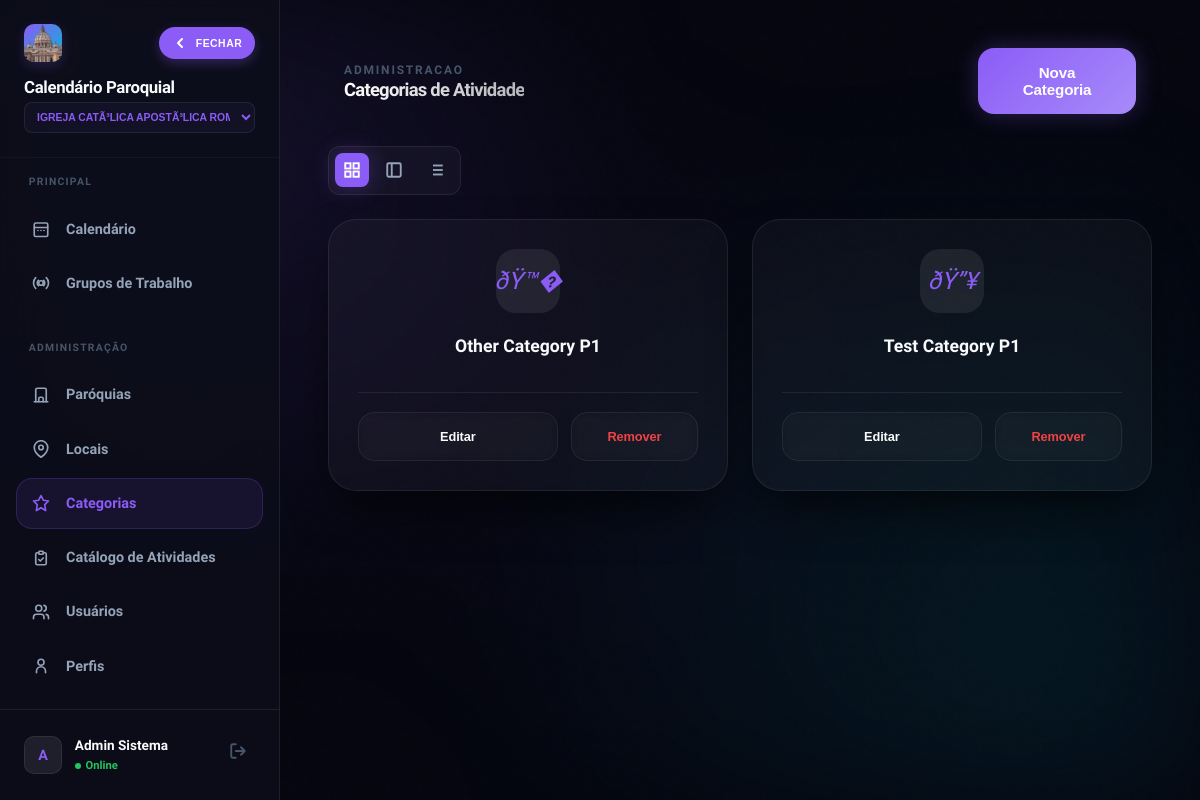
The page /tipos_atividade.php (signed in) on the database as committed earlier.
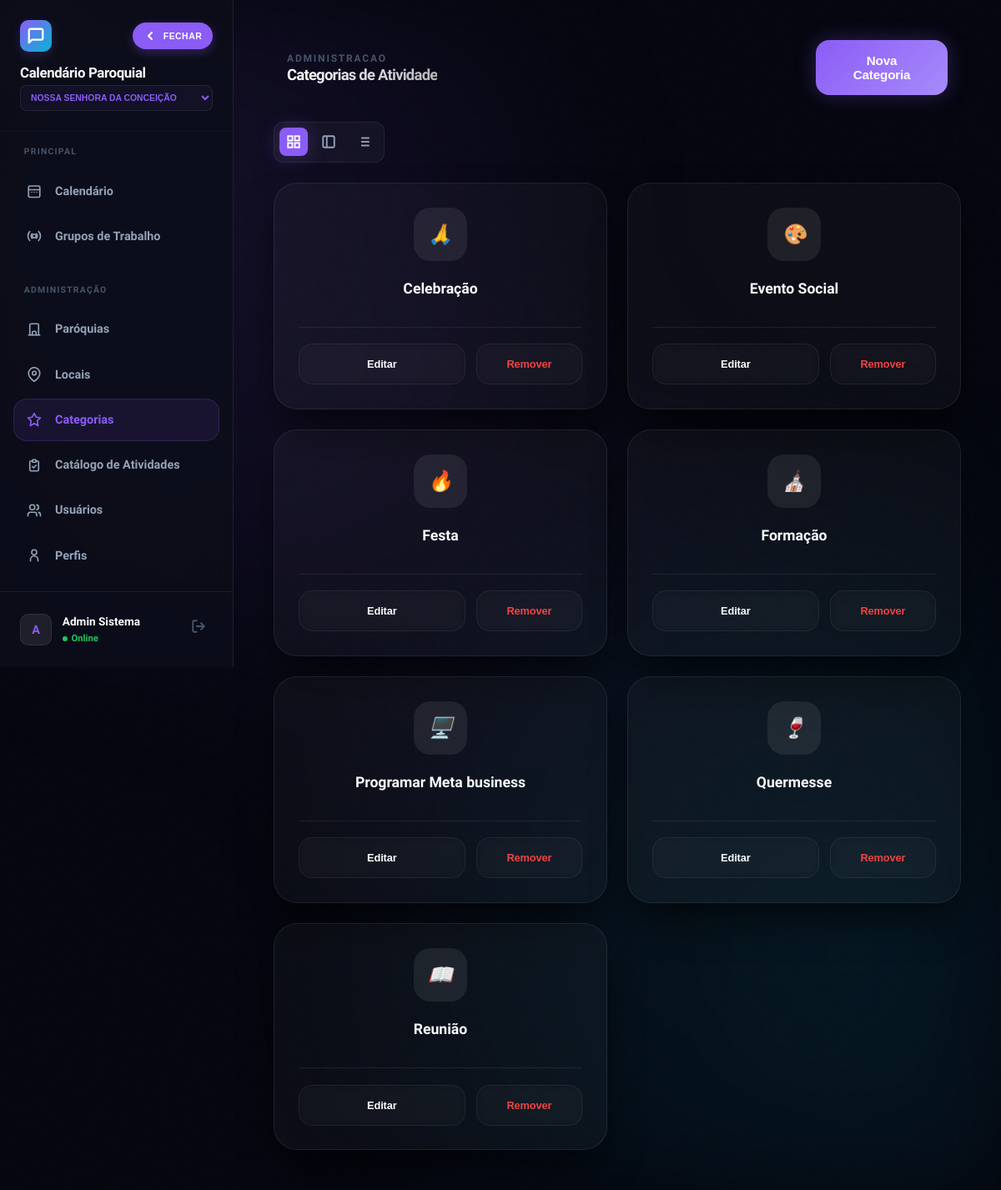
The same page on the database as committed later.
### tables this page shows
CREATE TABLE `tipos_atividade` (
  `id` int(10) unsigned NOT NULL AUTO_INCREMENT,
  `paroquia_id` int(10) unsigned DEFAULT NULL,
  `nome_tipo` varchar(100) NOT NULL,
  `cor` varchar(7) DEFAULT NULL,
  `icone` varchar(50) DEFAULT NULL,
  `descricao` text DEFAULT NULL,
  PRIMARY KEY (`id`)
);

### config.php (called while the page is built, shortened)
<?php
function h(mixed $v): string {
    return htmlspecialchars((string)($v ?? ''), ENT_QUOTES, 'UTF-8');
}
?>

### functions.php (called while the page is built, shortened)
<?php
require_once __DIR__ . '/config.php';
function current_paroquia_id(): int {
    return (int)($_SESSION['paroquia_id'] ?? 0);
}
?>

### tipos_atividade.php (the view, shortened to what the changed rows need)
<?php
require_once 'functions.php';
$pid = current_paroquia_id();
function is_local_icon_path(string $value): bool {
    return str_starts_with($value, 'img/tipos_atividade/');
}
$tipos = $conn->query("SELECT * FROM tipos_atividade WHERE paroquia_id = $pid ORDER BY nome_tipo");
?>
<!DOCTYPE html>
<html lang="pt-BR">
<head>
    <link rel="stylesheet" href="style.css?v=2.4.5"
        <link rel="stylesheet" href="css/responsive.css?v=2.4.5">
</head>
<body>
    <div class="app-shell">
        <?php include 'sidebar.php'; ?>
        <main class="main-content">
            <header class="calendar-header animate-in" style="margin-bottom: 2rem; display: flex; align-items: center; padding: 0 1rem;">
                <div style="display: flex; align-items: center; justify-content: space-between; width: 100%; gap: 1rem;">
                    <div>
                        <h1 class="gradient-text" style="font-size: 1.15rem; margin: 0; white-space: nowrap; overflow: hidden; text-overflow: ellipsis;">Categorias de Atividade</h1>
                    </div>
                </div>
            </header>
            <div class="types-grid animate-in" id="dataContainer" style="animation-delay: 0.1s;">
                <?php while ($t = $tipos->fetch_assoc()): ?>
                <article class="glass type-card">
                    <div class="type-icon-box">
                        <?php if (!empty($t['icone']) && is_local_icon_path((string)$t['icone'])): ?>
                            <img src="<?= h($t['icone']) ?>?v=<?= time() ?>" alt="Icone" style="width:38px; height:38px; border-radius:10px; object-fit:cover;">
                        <?php else: ?>
                            <i class="icon-display"><?= $t['icone'] ?: '📅' ?></i>
                        <?php endif; ?>
                    </div>
                    <div class="type-info">
                        <h3><?= h($t['nome_tipo']) ?></h3>
                    </div>
                    <div class="type-actions">
                        <button onclick='editType(<?= json_encode($t, JSON_UNESCAPED_UNICODE | JSON_UNESCAPED_SLASHES) ?>)' class="btn btn-ghost" style="flex: 1; font-size: 0.8rem;">Editar</button>
                        <form method="POST" style="flex: 1;">
                            <button type="button" class="btn btn-ghost" style="width: 100%; color: #ef4444; font-size: 0.8rem;" onclick="return confirmForm(this, 'Remover esta categoria?')">Remover</button>
                        </form>
                    </div>
                </article>
                <?php endwhile; ?>
            </div>
        </main>
    </div>
</body>
</html>

### sidebar.php (shortened to what the changed rows need)
<?php
require_once 'config.php';
$parish_name = 'Igreja Católica';
$pid = $_SESSION['paroquia_id'] ?? 0;
if ($pid > 0) {
    $stmt = $conn->prepare("SELECT nome FROM paroquias WHERE id = ?");
    $stmt->bind_param('i', $pid);
    $stmt->execute();
    $resParish = $stmt->get_result();
    if ($resParish && $resParish->num_rows > 0) {
        $parish_name = $resParish->fetch_assoc()['nome'];
    }
}
$all_parishes = [];
if (userCanSwitchParish()) {
    $p_res = $conn->query("SELECT id, nome FROM paroquias ORDER BY nome");
    if ($p_res) {
        while ($p_row = $p_res->fetch_assoc()) {
            $all_parishes[] = $p_row;
        }
    }
}
?>
<aside class="sidebar" id="mainSidebar">
    <div class="sidebar-header">
        <div class="header-top">
            <div class="brand-logo">
                <?php
                $icon_path = "img/paroquia_{$pid}.png";
                if ($pid > 0 && file_exists(__DIR__ . '/' . $icon_path)):
                ?>
                    <img src="<?= $icon_path ?>?v=<?= time() ?>" alt="Paróquia" style="width: 100%; height: 100%; border-radius: 10px; object-fit: cover;">
                <?php else: ?>
                    <svg width="22" height="22" viewBox="0 0 24 24" fill="none" stroke="#fff" stroke-width="2.5" stroke-linecap="round" stroke-linejoin="round"><path d="M21 15a2 2 0 0 1-2 2H7l-4 4V5a2 2 0 0 1 2-2h14a2 2 0 0 1 2 2z"/></svg>
                <?php endif; ?>
            </div>
        </div>
        <div class="brand-details">
            <span class="brand-text">Calendário Paroquial</span>
            <?php if (count($all_parishes) > 1): ?>
                <select class="brand-sub-select" onchange="window.location.href='select_paroquia.php?id='+this.value">
                    <?php foreach($all_parishes as $p): ?>
                        <option value="<?= $p['id'] ?>" <?= $p['id'] == $pid ? 'selected' : '' ?>><?= h($p['nome']) ?></option>
                    <?php endforeach; ?>
                </select>
            <?php else: ?>
                <span class="brand-sub"><?= h($parish_name) ?></span>
            <?php endif; ?>
        </div>
    </div>
</aside>

Rows that differ between the two databases and show on the page:
removed tipos_atividade: icone "ðŸ™�", nome_tipo "Other Category P1"
removed tipos_atividade: icone "ðŸ”¥", nome_tipo "Test Category P1"
now on this page (row edited): tipos_atividade: icone "🙏", nome_tipo "Celebração"
now on this page (row edited): tipos_atividade: icone "🎨", nome_tipo "Evento Social"
now on this page (row edited): tipos_atividade: icone "🔥", nome_tipo "Festa"
now on this page (row edited): tipos_atividade: icone "⛪", nome_tipo "Formação"
now on this page (row edited): tipos_atividade: icone "🖥️", nome_tipo "Programar Meta business"
now on this page (row edited): tipos_atividade: icone "🍷", nome_tipo "Quermesse"
now on this page (row edited): tipos_atividade: icone "📖", nome_tipo "Reunião"
Other text that changed with them:
form field value: "Igreja CatÃ³lica ApostÃ³lica Romana" → "Nossa Senhora da Conceição"
